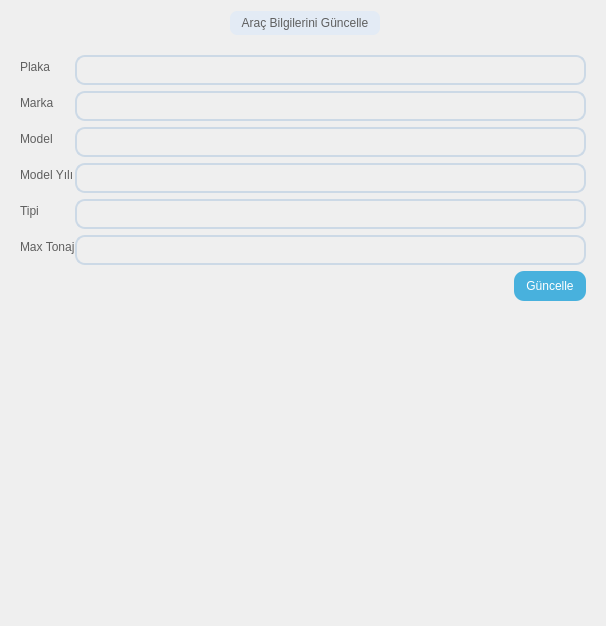
<?xml version="1.0" encoding="UTF-8"?>
<ui version="4.0">
 <class>Form</class>
 <widget class="QWidget" name="Form">
  <property name="geometry">
   <rect>
    <x>0</x>
    <y>0</y>
    <width>606</width>
    <height>626</height>
   </rect>
  </property>
  <property name="windowTitle">
   <string>Form</string>
  </property>
  <property name="styleSheet">
   <string notr="true">QGroupBox{
	background-color: transparent;
	border-radius: 15px;
	margin-top: 15px;
	font: 9pt &quot;Segoe UI&quot;;
	color: #5f5f5f
}

QTableWidget {
    border: 2px solid #e3ebf5;
    border-radius: 10px;
    background-color: transparent;
}

QGroupBox::title {
    subcontrol-origin: margin;
    subcontrol-position: top center;
    padding: 5px 10px;
    background-color: #e3ebf5;
    border-radius: 7px;
    color: #5f5f5f;
}

QLabel{
	font: 9pt &quot;Segoe UI&quot;;
	color: #5f5f5f;
}

QLineEdit{
	background-color: transparent;
	border: 2px solid #ccd9e6;
	border-radius: 10px;
	font: 9 pt &quot;Segoe UI&quot; #5f5f5f;
}

QTextEdit{
	background-color: transparent;
	border: 2px solid #5f5f5f;
	border-radius: 10px;
	font: 9 pt &quot;Segoe UI&quot;;
}

QPushButton {
    background-color: #48B1DD;
    color: white;
    border: none;
    border-radius: 10px;
    padding: 6px 12px;
    font: 9pt &quot;Segoe UI&quot;;
}

QPushButton:hover {
    background-color: #007BFF;
}

QPushButton:pressed {
    background-color: #5F5F5F;
}
QComboBox {
    background-color: transparent;
    border: 2px solid #5f5f5f;
    border-radius: 10px;
    padding: 5px 8px;
    font: 9pt &quot;Segoe UI&quot;;
    color: #5f5f5f;
}

QComboBox::drop-down {
    subcontrol-origin: padding;
    subcontrol-position: top right;
    width: 25px;
    border-left: 1px solid #5f5f5f;
}


QComboBox QAbstractItemView {
    border: 2px solid #e3ebf5;
    selection-background-color: #e3ebf5;
    background-color: white;
    color: #5f5f5f;
    font: 9pt &quot;Segoe UI&quot;;
    border-radius: 5px;
}


</string>
  </property>
  <layout class="QVBoxLayout" name="verticalLayout">
   <item>
    <widget class="QGroupBox" name="groupBoxAddVehicle">
     <property name="title">
      <string>Araç Bilgilerini Güncelle</string>
     </property>
     <layout class="QHBoxLayout" name="horizontalLayout_3">
      <item>
       <layout class="QFormLayout" name="formLayout">
        <property name="horizontalSpacing">
         <number>0</number>
        </property>
        <property name="topMargin">
         <number>20</number>
        </property>
        <item row="0" column="0">
         <widget class="QLabel" name="labelNumberPlate">
          <property name="text">
           <string>Plaka</string>
          </property>
         </widget>
        </item>
        <item row="0" column="1">
         <widget class="QLineEdit" name="lineEditNumberPlate">
          <property name="minimumSize">
           <size>
            <width>0</width>
            <height>30</height>
           </size>
          </property>
         </widget>
        </item>
        <item row="1" column="0">
         <widget class="QLabel" name="labelBrand">
          <property name="text">
           <string>Marka</string>
          </property>
         </widget>
        </item>
        <item row="1" column="1">
         <widget class="QLineEdit" name="lineEditBrand">
          <property name="minimumSize">
           <size>
            <width>0</width>
            <height>30</height>
           </size>
          </property>
         </widget>
        </item>
        <item row="2" column="0">
         <widget class="QLabel" name="labelModel">
          <property name="text">
           <string>Model</string>
          </property>
         </widget>
        </item>
        <item row="2" column="1">
         <widget class="QLineEdit" name="lineEditModel">
          <property name="minimumSize">
           <size>
            <width>0</width>
            <height>30</height>
           </size>
          </property>
         </widget>
        </item>
        <item row="3" column="0">
         <widget class="QLabel" name="labelModelYear">
          <property name="text">
           <string>Model Yılı</string>
          </property>
         </widget>
        </item>
        <item row="3" column="1">
         <widget class="QLineEdit" name="lineEditModelYear">
          <property name="minimumSize">
           <size>
            <width>0</width>
            <height>30</height>
           </size>
          </property>
         </widget>
        </item>
        <item row="4" column="0">
         <widget class="QLabel" name="labelType">
          <property name="text">
           <string>Tipi</string>
          </property>
         </widget>
        </item>
        <item row="4" column="1">
         <widget class="QLineEdit" name="lineEditType">
          <property name="minimumSize">
           <size>
            <width>0</width>
            <height>30</height>
           </size>
          </property>
         </widget>
        </item>
        <item row="5" column="0">
         <widget class="QLabel" name="labelLoadCapacity">
          <property name="text">
           <string>Max Tonaj</string>
          </property>
         </widget>
        </item>
        <item row="5" column="1">
         <widget class="QLineEdit" name="lineEditLoadCapacity">
          <property name="minimumSize">
           <size>
            <width>0</width>
            <height>30</height>
           </size>
          </property>
         </widget>
        </item>
        <item row="6" column="0" colspan="2">
         <layout class="QHBoxLayout" name="horizontalLayout">
          <item>
           <spacer name="horizontalSpacer">
            <property name="orientation">
             <enum>Qt::Horizontal</enum>
            </property>
            <property name="sizeHint" stdset="0">
             <size>
              <width>40</width>
              <height>20</height>
             </size>
            </property>
           </spacer>
          </item>
          <item>
           <widget class="QPushButton" name="pushButtonUpdateVehicle">
            <property name="minimumSize">
             <size>
              <width>0</width>
              <height>30</height>
             </size>
            </property>
            <property name="maximumSize">
             <size>
              <width>90</width>
              <height>30</height>
             </size>
            </property>
            <property name="text">
             <string>Güncelle</string>
            </property>
           </widget>
          </item>
         </layout>
        </item>
       </layout>
      </item>
     </layout>
    </widget>
   </item>
  </layout>
 </widget>
 <resources/>
 <connections/>
</ui>
